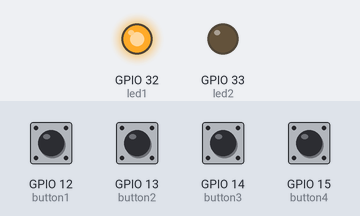
Simulated run of this sketch. Board: ESP32. Shown: output pins drawn as LEDs (lit = HIGH). The test bench sets the inputs (shaded band); at power-on: GPIO 12 (button1), GPIO 13 (button2), GPIO 14 (button3), GPIO 15 (button4) HIGH. WiFi joins after 1.5 s; servers stay silent unless stated; random numbers use the default seed unless the sketch sets one; no MQTT or app messages arrive unless stated; what the sketch prints to the serial monitor is not drawn.

Above: at 2.7 s.
2.8 s: GPIO 12 (button1) pulled LOW for 0.15 s
At 3.8 s:
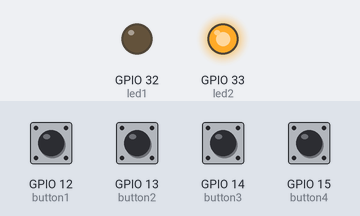
7.4 s: GPIO 12 (button1) pulled LOW for 1 s
At 11.0 s:
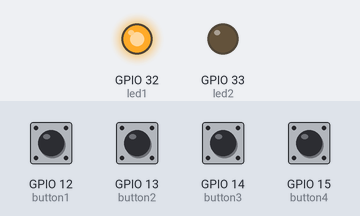
Timing chart, 0 to 12.5 s (numbered marks = the images above; inputs shaded):
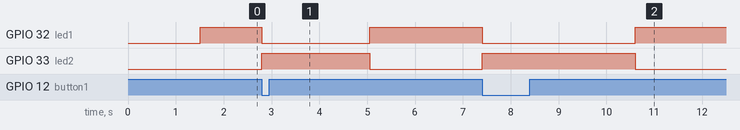

Measured:
- after the input at 2.8 s, GPIO 32 (led1): HIGH → LOW at once, → HIGH 2.3 s later; GPIO 33 (led2): LOW → HIGH at once, → LOW 2.3 s later
- after the input at 7.4 s, GPIO 32 (led1): HIGH → LOW at once, → HIGH 3.2 s later; GPIO 33 (led2): LOW → HIGH at once, → LOW 3.2 s later

The sketch:

Project3_console.ino
```cpp
String topic = "Project3/Console";
String deviceNumber = "1";

int numbOfHours = 5;
//int numbOfHoursConv = Hours * 3600;
int conversionHours = 1000000;

#include <WiFi.h>
#include <PubSubClient.h>

const char* ssid = "group4_IoT";
const char* password = "group4four";
const char* mqtt_server = "10.120.0.57";

const char* mqtt_user = "group4";
const char* mqtt_passwd = "group4four";

WiFiClient espClient;
PubSubClient client(espClient);
unsigned long lastMsg = 0;
#define MSG_BUFFER_SIZE (50)
char msg[MSG_BUFFER_SIZE];

#define bufferSize (50)
char topicArray[bufferSize];
char macArray[bufferSize];

#define button1 12
#define button2 13
#define button3 14
#define button4 15
#define led1 32
#define led2 33

#define sizeDisc (1000)
String disconnectArray[sizeDisc];
int arrayIndex = 0;
int index2 = 0;

void setup() {
  pinMode(button1, INPUT_PULLUP);
  pinMode(button2, INPUT_PULLUP);
  pinMode(button3, INPUT_PULLUP);
  pinMode(button4, INPUT_PULLUP);
  pinMode(led1, OUTPUT);
  pinMode(led2, OUTPUT);

  Serial.begin(115200);
  setup_wifi();
  client.setServer(mqtt_server, 1883);
  client.setCallback(callback);

}

void loop() {
  digitalWrite(led1,HIGH);

  if (!client.connected()) {
     if (digitalRead(button1)==LOW){
      digitalWrite(led1,LOW);
      digitalWrite(led2,HIGH);
      String status1 = "3&";
      status1 += (String) WiFi.macAddress();
      status1 = status1 + "&" + deviceNumber;
      disconnectArray[arrayIndex] = status1;
      arrayIndex++;
      index2 = 1;
      delay(2200);
      reconnect();                        //tweaked this
      digitalWrite(led2,LOW);
      digitalWrite(led1,HIGH);

  }else if (digitalRead(button2)==LOW){
      digitalWrite(led1,LOW);
      digitalWrite(led2,HIGH);
      String status2 = "2&";
      status2 += (String) WiFi.macAddress();
      status2 = status2 + "&" + deviceNumber;
      disconnectArray[arrayIndex] = status2;
      arrayIndex++;
      delay(2200);
      reconnect();
      index2 = 1;
      digitalWrite(led2,LOW);
      digitalWrite(led1,HIGH);

  }else if  (digitalRead(button3)==LOW){
      digitalWrite(led1,LOW);
      digitalWrite(led2,HIGH);

      String status3 = "1&";
      status3 += (String) WiFi.macAddress();
      status3 = status3 + "&" + deviceNumber;
      disconnectArray[arrayIndex] = status3;
      arrayIndex++;
      delay(2200);
      reconnect();
      index2 = 1;
      digitalWrite(led2,LOW);
      digitalWrite(led1,HIGH);

  } else if (digitalRead(button4)==LOW){
      Serial.println("sleep");
      esp_sleep_enable_timer_wakeup(numbOfHours * conversionHours);
      esp_deep_sleep_start();
  }

  }else {
    for(int i = 0; i < index2; i++){
      Offline_Handler();
    }
    if (digitalRead(button1)==LOW){
      digitalWrite(led1,LOW);
      digitalWrite(led2,HIGH);

      String status1 = "3&";
      status1 += (String) WiFi.macAddress();
      status1 = status1 + "&" + deviceNumber;
      status1.toCharArray(msg, MSG_BUFFER_SIZE);
      Serial.println(status1);
      topic.toCharArray(topicArray, bufferSize);
      client.publish(topicArray, msg);
      delay(3200);                         //tweaked this
      digitalWrite(led2,LOW);
      digitalWrite(led1,HIGH);

  } else if (digitalRead(button2)==LOW){
      digitalWrite(led1,LOW);
      digitalWrite(led2,HIGH);

      String status2 = "2&";
      status2 += (String) WiFi.macAddress();
      status2 = status2 + "&" + deviceNumber;
      status2.toCharArray(msg, MSG_BUFFER_SIZE);
      Serial.println(status2);
      topic.toCharArray(topicArray, bufferSize);
      client.publish(topicArray, msg);
      delay(3200);
      digitalWrite(led2,LOW);
      digitalWrite(led1,HIGH);

  } else if  (digitalRead(button3)==LOW){
      digitalWrite(led1,LOW);
      digitalWrite(led2,HIGH);

      String status3 = "1&";
      status3 += (String) WiFi.macAddress();
      status3 = status3 + "&" + deviceNumber;
      status3.toCharArray(msg, MSG_BUFFER_SIZE);
      Serial.println(status3);
      topic.toCharArray(topicArray, bufferSize);
      client.publish(topicArray, msg);
      delay(3200);
      digitalWrite(led2,LOW);
      digitalWrite(led1,HIGH);
  }else if (digitalRead(button4)==LOW){
      Serial.println("sleep");
      esp_sleep_enable_timer_wakeup(numbOfHours * conversionHours);
      esp_deep_sleep_start();
  }
  }
  client.loop();

}

void Offline_Handler(){
  for(int i = 0; i <= arrayIndex; i++){
      String message = disconnectArray[i];
      Serial.println(message);
      message.toCharArray(msg, MSG_BUFFER_SIZE);
      topic.toCharArray(topicArray, bufferSize);
      client.publish(topicArray, msg);
    }
    memset(disconnectArray, 0, sizeDisc);
    arrayIndex = 0;
    index2 = 0;
}

void DeepSleepHandler(){
  Serial.println("sleep");
  esp_sleep_enable_timer_wakeup(3000);
  esp_deep_sleep_start();
}

void setup_wifi() {

  delay(10);
  Serial.println();
  Serial.print("Connecting to ");
  Serial.println(ssid);

  WiFi.mode(WIFI_STA);
  WiFi.begin(ssid, password);

  while (WiFi.status() != WL_CONNECTED) {
    delay(500);
    Serial.print(".");
  }

  randomSeed(micros());

  Serial.println("");
  Serial.println("WiFi connected");
  Serial.println("IP address: ");
  Serial.println(WiFi.localIP());
}

void callback(char* topic, byte* payload, unsigned int length) {
  Serial.print("Message arrived [");
  Serial.print(topic);
  Serial.print("] ");

  for (int i = 0; i < length; i++) {
    if((char)payload[i] == 's'){
      Serial.println("Data received");
      DeepSleepHandler();
    }
  }
  Serial.println();

}

void reconnect() {
  // Loop until we're reconnected
  //for (int i = 0; i < 1; i++) {
    Serial.println("Attempting MQTT connection...");
    // Create a random client ID
    String clientId = "ESP8266Client-";
    clientId += String(random(0xffff), HEX);
    // Attempt to connect
    if (client.connect(clientId.c_str(),mqtt_user,mqtt_passwd)) {  //the real magic
      Serial.println("connected");
      // Once connected, publish an announcement...
      client.publish("Project3/Setup", "console connected");
      // ... and resubscribe
      client.subscribe("Project3/Power");
      Serial.println("subscribed");
      //i = 1;
    } else {
      Serial.print("failed, rc=");
      Serial.print(client.state());
      Serial.println(" try again in 5 seconds");
      Serial.println("Storing data offline");
      // Wait 5 seconds before retrying
    }
}
```
